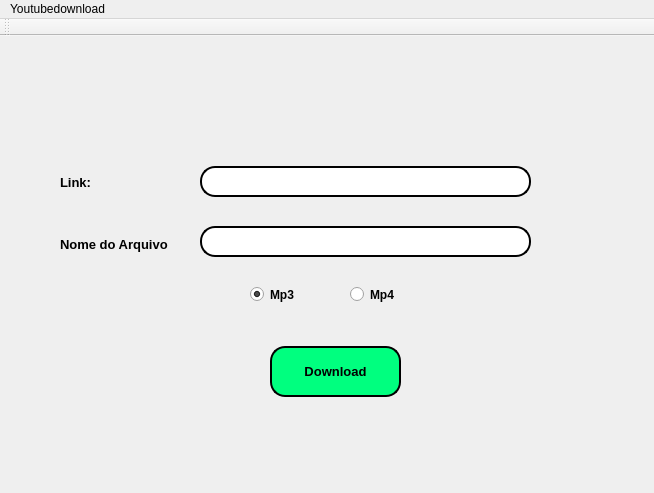
<?xml version="1.0" encoding="UTF-8"?>
<ui version="4.0">
 <class>MainWindow</class>
 <widget class="QMainWindow" name="MainWindow">
  <property name="geometry">
   <rect>
    <x>0</x>
    <y>0</y>
    <width>654</width>
    <height>493</height>
   </rect>
  </property>
  <property name="windowTitle">
   <string>MainWindow</string>
  </property>
  <property name="styleSheet">
   <string notr="true">background-color:rgb(150, 150, 150)rgb(195, 195, 195)</string>
  </property>
  <widget class="QWidget" name="centralwidget">
   <widget class="QLabel" name="label_2">
    <property name="geometry">
     <rect>
      <x>60</x>
      <y>200</y>
      <width>151</width>
      <height>16</height>
     </rect>
    </property>
    <property name="font">
     <font>
      <pointsize>10</pointsize>
      <weight>75</weight>
      <bold>true</bold>
     </font>
    </property>
    <property name="text">
     <string>Nome do Arquivo</string>
    </property>
   </widget>
   <widget class="QLineEdit" name="txt_link">
    <property name="geometry">
     <rect>
      <x>200</x>
      <y>130</y>
      <width>331</width>
      <height>31</height>
     </rect>
    </property>
    <property name="font">
     <font>
      <pointsize>10</pointsize>
     </font>
    </property>
    <property name="styleSheet">
     <string notr="true">background-color: white;
border-style: outset;
border-width: 2px;
border-radius: 15px;</string>
    </property>
   </widget>
   <widget class="QLineEdit" name="txt_title">
    <property name="geometry">
     <rect>
      <x>200</x>
      <y>190</y>
      <width>331</width>
      <height>31</height>
     </rect>
    </property>
    <property name="font">
     <font>
      <pointsize>10</pointsize>
     </font>
    </property>
    <property name="styleSheet">
     <string notr="true">background-color: white;
border-style: outset;
border-width: 2px;
border-radius: 15px;</string>
    </property>
   </widget>
   <widget class="QPushButton" name="bt_download">
    <property name="geometry">
     <rect>
      <x>270</x>
      <y>310</y>
      <width>131</width>
      <height>51</height>
     </rect>
    </property>
    <property name="font">
     <font>
      <pointsize>10</pointsize>
      <weight>75</weight>
      <bold>true</bold>
     </font>
    </property>
    <property name="styleSheet">
     <string notr="true">QPushButton{

background-color: rgb(0, 255, 127);
border-style: outset;
border-width: 2px;
border-radius: 15px;
border-color: black;
}
QPushButton:pressed {
background-color: rgb(0, 255, 127);
border-style: outset;
border-width: 2px;
border-radius: 15px;
border-color: white;

}
</string>
    </property>
    <property name="text">
     <string>Download</string>
    </property>
   </widget>
   <widget class="QLabel" name="label_3">
    <property name="geometry">
     <rect>
      <x>60</x>
      <y>140</y>
      <width>47</width>
      <height>13</height>
     </rect>
    </property>
    <property name="font">
     <font>
      <pointsize>10</pointsize>
      <weight>75</weight>
      <bold>true</bold>
     </font>
    </property>
    <property name="text">
     <string>Link:</string>
    </property>
   </widget>
   <widget class="QRadioButton" name="rb_mp3">
    <property name="geometry">
     <rect>
      <x>250</x>
      <y>250</y>
      <width>82</width>
      <height>17</height>
     </rect>
    </property>
    <property name="font">
     <font>
      <weight>75</weight>
      <bold>true</bold>
     </font>
    </property>
    <property name="text">
     <string>Mp3</string>
    </property>
    <property name="checked">
     <bool>true</bool>
    </property>
   </widget>
   <widget class="QRadioButton" name="rb_mp4">
    <property name="geometry">
     <rect>
      <x>350</x>
      <y>250</y>
      <width>82</width>
      <height>17</height>
     </rect>
    </property>
    <property name="font">
     <font>
      <weight>75</weight>
      <bold>true</bold>
     </font>
    </property>
    <property name="text">
     <string>Mp4</string>
    </property>
   </widget>
   <widget class="QLabel" name="label">
    <property name="geometry">
     <rect>
      <x>210</x>
      <y>20</y>
      <width>291</width>
      <height>91</height>
     </rect>
    </property>
    <property name="text">
     <string/>
    </property>
    <property name="pixmap">
     <pixmap>YouTube-Logo.png</pixmap>
    </property>
    <property name="scaledContents">
     <bool>true</bool>
    </property>
   </widget>
  </widget>
  <widget class="QMenuBar" name="menubar">
   <property name="geometry">
    <rect>
     <x>0</x>
     <y>0</y>
     <width>654</width>
     <height>21</height>
    </rect>
   </property>
   <widget class="QMenu" name="menuYoutubedownload">
    <property name="title">
     <string>Youtubedownload</string>
    </property>
   </widget>
   <addaction name="menuYoutubedownload"/>
  </widget>
  <widget class="QToolBar" name="toolBar">
   <property name="windowTitle">
    <string>toolBar</string>
   </property>
   <attribute name="toolBarArea">
    <enum>TopToolBarArea</enum>
   </attribute>
   <attribute name="toolBarBreak">
    <bool>false</bool>
   </attribute>
  </widget>
 </widget>
 <resources>
  <include location="youtube.qrc"/>
 </resources>
 <connections/>
</ui>
